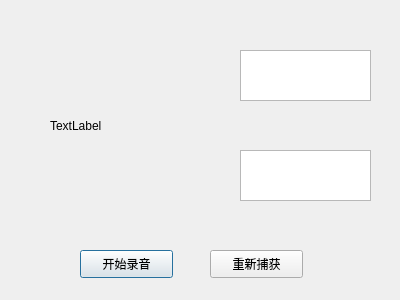
<?xml version="1.0" encoding="UTF-8"?>
<ui version="4.0">
 <class>Dialog</class>
 <widget class="QDialog" name="Dialog">
  <property name="geometry">
   <rect>
    <x>0</x>
    <y>0</y>
    <width>400</width>
    <height>300</height>
   </rect>
  </property>
  <property name="windowTitle">
   <string>Dialog</string>
  </property>
  <widget class="QPushButton" name="pushButton">
   <property name="geometry">
    <rect>
     <x>80</x>
     <y>250</y>
     <width>93</width>
     <height>28</height>
    </rect>
   </property>
   <property name="text">
    <string>开始录音</string>
   </property>
  </widget>
  <widget class="QPushButton" name="pushButton_2">
   <property name="geometry">
    <rect>
     <x>210</x>
     <y>250</y>
     <width>93</width>
     <height>28</height>
    </rect>
   </property>
   <property name="text">
    <string>重新捕获</string>
   </property>
  </widget>
  <widget class="QLabel" name="label">
   <property name="geometry">
    <rect>
     <x>50</x>
     <y>60</y>
     <width>131</width>
     <height>131</height>
    </rect>
   </property>
   <property name="text">
    <string>TextLabel</string>
   </property>
  </widget>
  <widget class="QTextEdit" name="userWords">
   <property name="geometry">
    <rect>
     <x>240</x>
     <y>150</y>
     <width>131</width>
     <height>51</height>
    </rect>
   </property>
  </widget>
  <widget class="QTextEdit" name="botWords">
   <property name="geometry">
    <rect>
     <x>240</x>
     <y>50</y>
     <width>131</width>
     <height>51</height>
    </rect>
   </property>
  </widget>
 </widget>
 <resources/>
 <connections/>
</ui>
